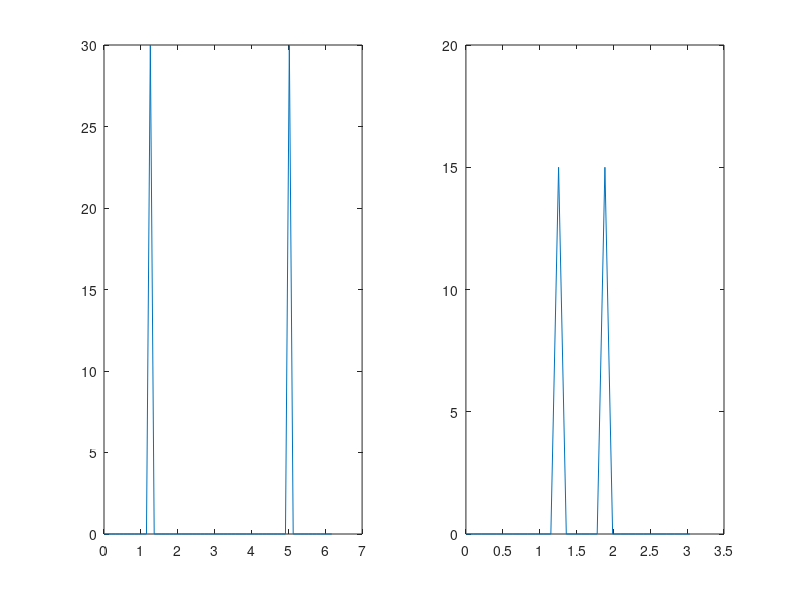

This figure's MATLAB source: (Note: this script raises an error after producing the figure.)
close all;
addpath CourseLib
%%

N = 60;
n = [0:N-1];

w0 = 2*pi/5;

x = sin(w0*n);

p = 2;
xd = x(1:p:end);

X = fft(x);
Xd = fft(xd);

figure;
subplot(121);
plot(2*pi/N *(0:N-1),abs(X));

subplot(122);
plot(2*pi/N*(0:N/p-1),abs(Xd));


%%
load('CourseLib/sig30.mat')

figure;
N = 100;
N = 10*N
Y = fft(y,N);


plot(2*pi/N*(0:N-1),abs(Y))


%%
load('CourseLib/sig40.mat')
figure;
subplot(221);
plot(abs(fft(s2)));

subplot(222);
plot(abs(fft(s1)));

%s should be able to be split into two by using a highpass filter and a
%lowpass filter with it's cutoff placed inbetween the peaks in s1 and s2

[b1, a1] = butter(10,(0.1+0.5)/2/pi,'high'); %normalized cutoff freq times 2. 
[b2, a2] = butter(10,(0.1+0.5)/2/pi,'low');

%%why does this with wf = 0.15 work so good?

%fvtool(b1,a1)

s3 = filtfilt(b1,a1,s); 
s4 = filtfilt(b2,a2,s);


subplot(223);
plot(abs(fft(s3)));

subplot(224);
plot(abs(fft(s4)));

%%
close all;
figure;
load('CourseLib/soderasen.mat')

fs = 1000;
T = 1/fs;
N = length(i4r);
n = [0:N-1];

I4r = fft(i4r);
w=1/(N*T)*(0:N-1);

plot(w,abs(I4r));


[b1, a1] = butter(2,[40*2*T 60*2*T]);
[b2, a2] = butter(2,[90*2*T 110*2*T]);
[b3, a3] = butter(2,[140*2*T 160*2*T]);

y50 = filtfilt(b1,a1,i4r);
y100 = filtfilt(b2,a2,i4r);
y150 = filtfilt(b3,a3,i4r);
hold on;
plot(w,abs(fft(y50)),'--g');
plot(w,abs(fft(y100)),'--r');
plot(w,abs(fft(y150)),'--m');

E50 = sum(y50.^2)/N
E = sum(i4r.^2)/N


%% 


